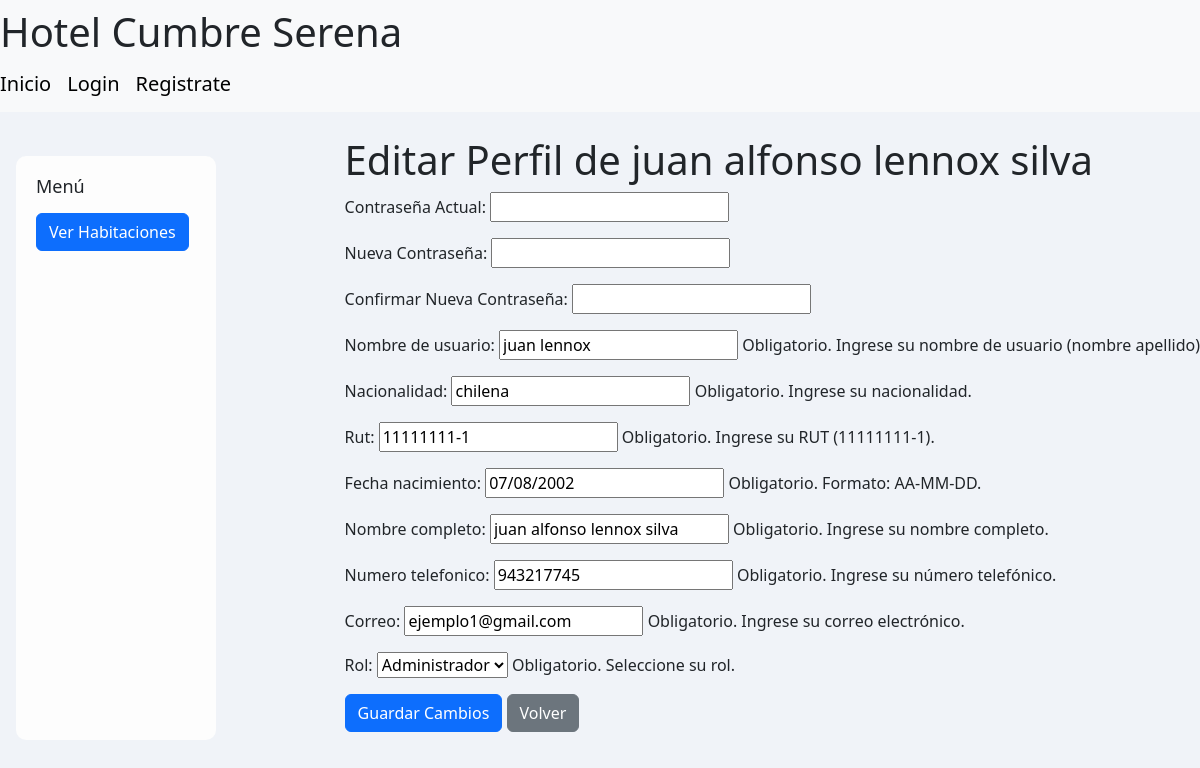
The app's page /accounts/editar_usuario_admin/1/ with its own data.
### hotel/models.py (models this page shows, shortened)
class Usuario(models.Model):
    user = models.OneToOneField(User, on_delete=models.CASCADE)
    nacionalidad = models.CharField(max_length=100)
    rut = models.CharField(max_length=10, unique=True)
    fecha_nacimiento = models.DateField()
    nombre_completo = models.CharField(max_length=200)
    numero_telefonico = models.CharField(max_length=9, unique=True)
    correo = models.EmailField(unique=True)
    rol = models.ForeignKey(Rol, on_delete=models.CASCADE)

### registration/views.py (the view)
# urls.py: path('editar_usuario_admin/<int:pk>/', EditarUsuarioParaAdminView.as_view(), name='editar_usuario_admin'),
@method_decorator(cache_control(no_cache=True, must_revalidate=True, no_store=True), name='dispatch')
class EditarUsuarioParaAdminView(UpdateView):
    model = Usuario
    form_class = FormularioEditarPerfilAdmin
    template_name = 'registration/editar_usuario_paraAdmin.html'
    success_url = reverse_lazy('Lista_usuarios')
    def get_object(self):
        return Usuario.objects.get(pk=self.kwargs['pk'])
    def get_initial(self):
        initial = super().get_initial()
        initial['username'] = self.get_object().user.username
        return initial

### hotel/models.py (called while the page is built)
    def __str__(self):
        return self.nombre

### registration/templates/registration/editar_usuario_paraAdmin.html (shortened to what this page needs)
{% extends "hotel/usuarios.html" %}
{% block content %}
<h1>Editar Perfil de {{ form.instance.nombre_completo }}</h1>
<form method="post">
    {{ form.as_p }}
    <button class="btn btn-primary" type="submit">Guardar Cambios</button>
    <a href="{% url 'Lista_usuarios' %}" class="btn btn-secondary">Volver</a>
</form>
{% endblock  %}

### hotel/templates/hotel/usuarios.html (style rules this page uses)
body { background-color: #F0F3F8; }
.btn { margin-bottom: 0.5rem; }

### records on screen
Usuario: instance.nombre_completo "juan alfonso lennox silva", nacionalidad "chilena", rut "11111111-1", fecha_nacimiento "07/08/2002", nombre_completo "juan alfonso lennox silva", numero_telefonico "943217745", correo "ejemplo1@gmail.com", rol "Administrador"
